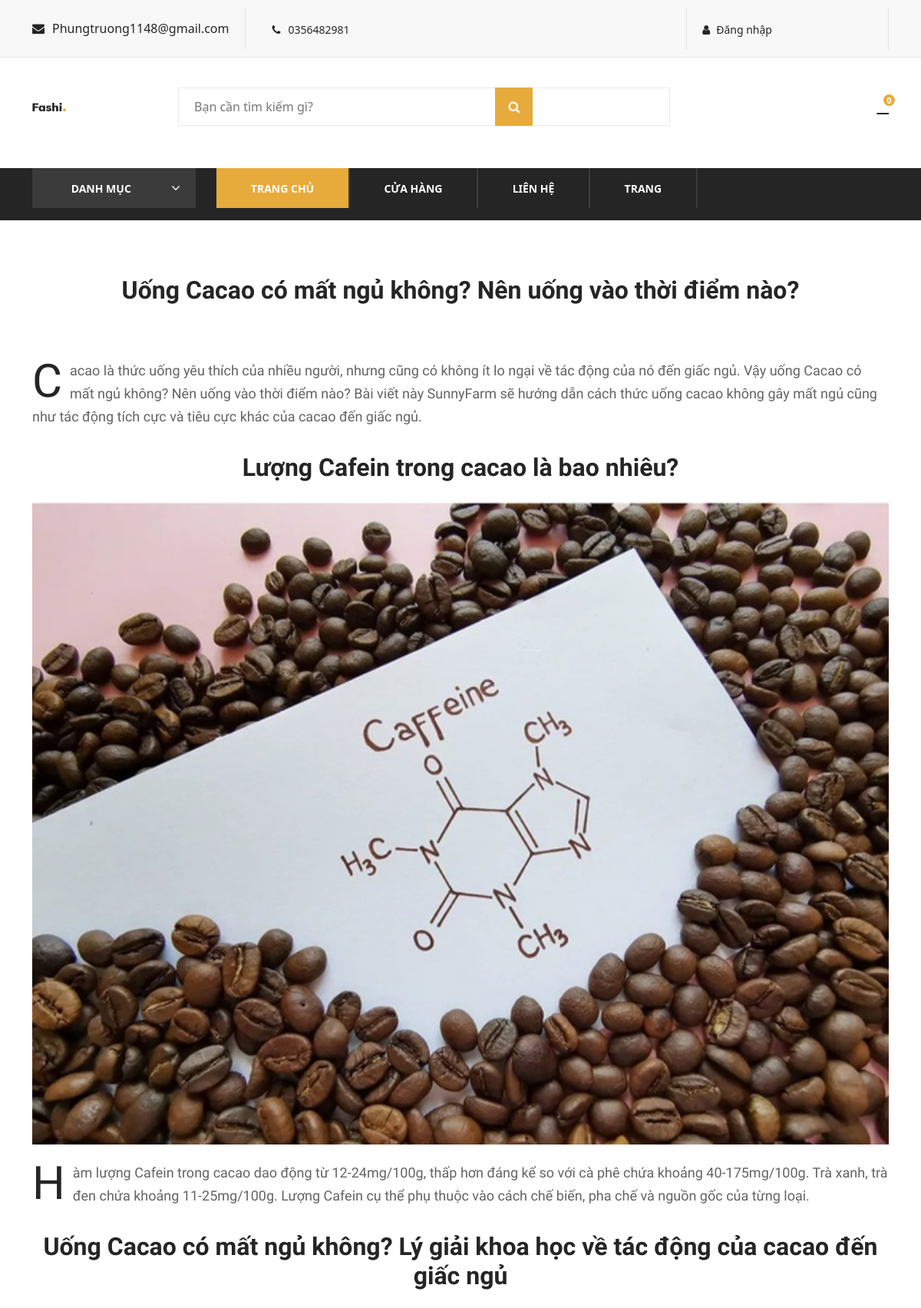
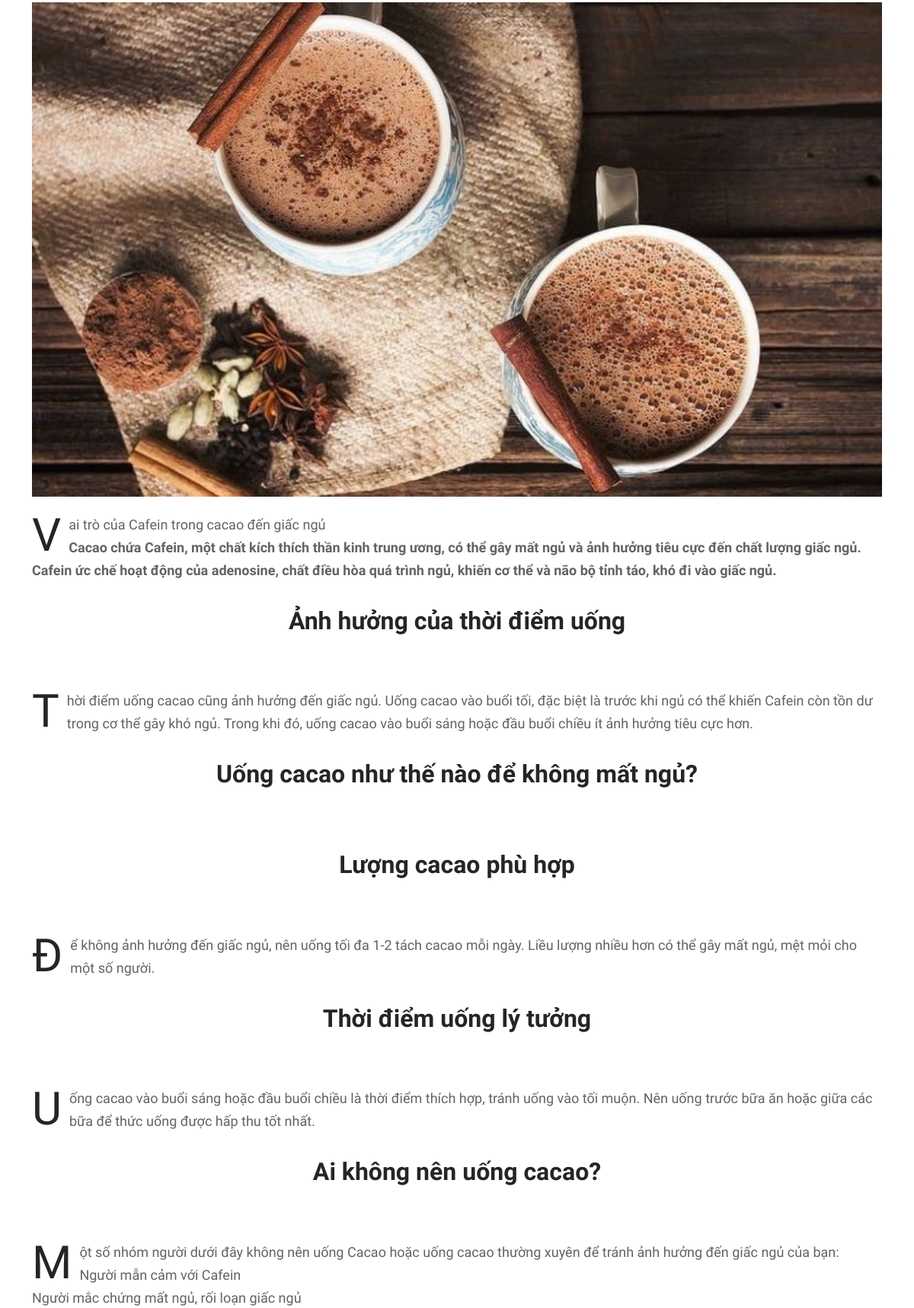
The app's page /baiviet.php (upper part) with its own data (2 pictures, top to bottom).
### tables this page shows
CREATE TABLE `baiviet` (
  `id` int(100) NOT NULL,
  `image` varchar(255) NOT NULL,
  `title` varchar(255) NOT NULL,
  `pagraph` text NOT NULL,
  `id_blog` int(100) DEFAULT NULL,
  `status` tinyint(1) DEFAULT 1
);

### baiviet.php (called while the page is built)
<?php
include('inc/database.php');
_header('Bài viết');
_navbar();
_baiviet();
_footer();
?>

### config/connect.php (called while the page is built)
<?php
class Database {
    static $mysqli;
    public static function getConnection() {
        if(self::$mysqli == null)
            return new mysqli("localhost", "root", "", "phung");
        return null;
    }
    public static function query($s) {
        return self::getConnection()->query($s);
    }
  }
?>

### inc/database.php (the view, shortened to what this page needs)
<?php
 include('config/connect.php');
 function _header($title) {
    $s = '
    <!DOCTYPE html>
       <html lang="zxx">
     <head>
    <meta charset="UTF-8">
    <meta name="description" content="Fashi Template">
    <meta name="keywords" content="Fashi, unica, creative, html">
    <meta name="viewport" content="width=device-width, initial-scale=1.0">
    <meta http-equiv="X-UA-Compatible" content="ie=edge">
    <title>'.$title.'</title>
    <link href="https://fonts.googleapis.com/css?family=Muli:300,400,500,600,700,800,900&display=swap" rel="stylesheet">
    <link rel="stylesheet" href="phung_css/bootstrap.min.css" type="text/css">
    <link rel="stylesheet" href="phung_css/font-awesome.min.css" type="text/css">
    <link rel="stylesheet" href="phung_css/themify-icons.css" type="text/css">
    <link rel="stylesheet" href="phung_css/elegant-icons.css" type="text/css">
    <link rel="stylesheet" href="phung_css/owl.carousel.min.css" type="text/css">
    <link rel="stylesheet" href="phung_css/nice-select.css" type="text/css">
    <link rel="stylesheet" href="phung_css/jquery-ui.min.css" type="text/css">
    <link rel="stylesheet" href="phung_css/slicknav.min.css" type="text/css">
    <link rel="stylesheet" href="phung_css/style.css" type="text/css">
     <link rel="stylesheet" href="bootstraps/css/bootstrap.min.css">
    <script src="bootstraps/js/bootstrap.min.js"></script>
    <script src="bootstraps/js/bootstrap.bundle.js"></script>
    <link rel="apple-touch-icon" sizes="180x180" href="icons/android-chrome-192x192.png">
     <link rel="icon" type="image/png" sizes="32x32" href="icons/favicon-32x32.png">
   <link rel="icon" type="image/png" sizes="16x16" href="icons/favicon-16x16.png">
        <link rel="manifest" href="icons/site.webmanifest">
   </head>
   <body>
    ';
    echo $s;
 }
 function _navbar() {
    $total = 0.0;
    $s = '
     <header class="header-section">
        <div class="header-top">
            <div class="container">
                <div class="ht-left">
                    <div class="mail-service">
                        <i class=" fa fa-envelope"></i>
                        Phungtruong1148@gmail.com
                    </div>
                    <div class="phone-service">
                        <i class=" fa fa-phone"></i>
                        0356482981
                    </div>
                </div>
                <div class="ht-right">';
                 if(!isset($_SESSION['user'])) {
                    $s .= '<a href="dangnhap.php" class="login-panel" style="text-decoration: none;"><i class="fa fa-user"></i>Đăng nhập</a>';
                 }else {
                    $s .= '<div class="hr-container" style"display: inline-block;"><i class="fa fa-user"></i><p"> Chào '.splitName($_SESSION['user']['name']).'</p></div>
                          <a href="dangxuat.php" class="login-panel"><i class="fa fa-sign-out"></i></a>
                    ';
                 }
                    $s .= '
                    <div class="top-social">
                        <a href="#" style="text-decoration: none;"><i class="ti-facebook"></i></a>
                        <a href="#" style="text-decoration: none;"><i class="ti-twitter-alt"></i></a>
                        <a href="#" style="text-decoration: none;"><i class="ti-linkedin"></i></a>
                        <a href="#" style="text-decoration: none;"><i class="ti-pinterest"></i></a>
                    </div>';
                $s .= '</div>
            </div>
        </div>
        <div class="container">
            <div class="inner-header">
                <div class="row">
                    <div class="col-lg-2 col-md-2">
                        <div class="logo">
                            <a href="index.php">
                                <img src="icons/logo.png" alt="" width="50%" height="50%">
                            </a>
                        </div>
                    </div>
                    <div class="col-lg-7 col-md-7">
                        <div class="advanced-search">
                            <div class="input-group">
                               <form action="sanpham.php" method="GET">
                                <input type="text" name="search_query" placeholder="Bạn cần tìm kiếm gì?" value="'.(isset($_GET['search_query']) ? $_GET['search_query'] : '').'">
                                <button type="submit" class="site-btn"><i class="fa fa-search" aria-hidden="true"></i></button>
                            </form>
                            </div>
                        </div>
                    </div>
                    <div class="col-lg-3 text-right col-md-3">
                        <ul class="nav-right">
                            <li class="cart-icon">
                                <a href="giohang.php">
                                    <i class="icon_bag_alt"></i>
                                    <span>';
                                    if(!isset($_SESSION['cart'])) $s.= '0';
                                    else $s.= count($_SESSION['cart']);
                                    $s.= '</span>
                                </a>
                                <div class="cart-hover">
                                    <div class="select-items">
                                        <table>
                                            <tbody>';
                                            $s.= '</tbody>
                                        </table>
                                    </div>
                                    <div class="select-total">
                                        <span>Tổng Tiền:</span>
                                        <h5>'.number_format($total, 0, '.', '.').'</h5>
                                    </div>
                                    <div class="select-button">
                                        <a href="giohang.php" class="primary-btn view-card">Giỏ hàng</a>
                                        <a href="thanhtoan.php" class="primary-btn checkout-btn">Thanh Toán</a>
                                    </div>
                                </div>
                            </li>
                        </ul>
                    </div>
                </div>
            </div>
        </div>
        <div class="nav-item">
            <div class="container">
                <div class="nav-depart">
                    <div class="depart-btn">
                        <i class="ti-menu"></i>
                        <span>Danh Mục</span>
                        <ul class="depart-hover">';
                        $q = Database::query("SELECT * FROM `categories`");
                           while($r = $q->fetch_array()) {
                            $s .= '<li class="active"><a href="sanpham.php?id_category='.$r['id'].'" style="text-decoration: none;">'.$r['name'].'</a></li>';
                           }
                        $s .= '</ul>
                    </div>
                </div>
                <nav class="nav-menu mobile-menu">
                    <ul>
                        <li class="active"><a href="index.php" style="text-decoration: none;">Trang chủ</a></li>
                     <li>
                            <a href="sanpham.php" style="text-decoration: none;">Cửa Hàng</a>
                             <ul class="dropdown">';
                               $q = Database::query("SELECT * FROM `categories`");
                                  while ($r = $q->fetch_array()) {
                               $s.='<li><a href="sanpham.php?id_category='.$r['id'].'" style="text-decoration: none;">'.$r['name'].'</a></li>';
                               }
                       $s .= '</ul>
                     </li>
                        <li><a href="lienhe.php" style="text-decoration: none;">Liên Hệ</a></li>
                        <li><a href="giohang.php" style="text-decoration: none;">Trang</a>
                            <ul class="dropdown">
                                <li><a href="giohang.php" style="text-decoration: none;">Giỏ hàng</a></li>
                                <li><a href="thanhtoan.php" style="text-decoration: none;">Thanh toán</a></li>
                                <li><a href="dangky.php" style="text-decoration: none;">Đăng ký</a></li>
                                <li><a href="dangnhap.php" style="text-decoration: none;">Đăng nhập</a></li>
                            </ul>
                        </li>
                    </ul>
                </nav>
                <div id="mobile-menu-wrap"></div>
            </div>
        </div>
    </header>
    ';
    echo $s;
 }
 function _footer() {
    $s = '
   </body>
</html>
    ';
    echo $s;
 }
function _baiviet()
{
    $s = '<section class="blog-details spad">
            <div class="container">
                <div class="row">';
    if (!isset($_GET['id_blog'])) {
        $q1 = Database::query("SELECT * FROM `baiviet` WHERE status = true");
    } else {
        $id_blog = intval($_GET['id_blog']);
        $q1 = Database::query("SELECT * FROM `baiviet` WHERE status = true AND id_blog = $id_blog");
    }
    if ($q1) {
        while ($r1 = $q1->fetch_array()) {
            $s .= '<div class="col-lg-12">
                    <div class="blog-details-inner">
                        <div class="blog-detail-title">
                            <h2>'.$r1['title'].'</h2>
                        </div>
                        <div class="blog-large-pic">
                            <img src="assets/images/'.$r1['image'].'" alt="">
                        </div>
                        <div class="blog-detail-desc">
                            <p>'.$r1['pagraph'].'</p>
                        </div>
                    </div>
                </div>';
        }
    }
    $s .= '</div>
            </div>
        </section>';
    echo $s;
}
?>

### records on screen
baiviet: title "Uống Cacao có mất ngủ không? Nên uống vào thời điểm nào?", pagraph "Cacao là thức uống yêu thích của nhiều người, nhưng cũng có không ít lo ngại về tác động của nó đến giấc ngủ. Vậy uống Cacao có mất ngủ không? Nên uống vào thời điểm nào? Bài viết này SunnyFarm sẽ hướng dẫn cách thức uống cacao không gây mất ngủ cũng như tác động tích cực và tiêu cực khác của cacao đến giấc ngủ."
baiviet: title "Lượng Cafein trong cacao là bao nhiêu?", image (picture), pagraph "Hàm lượng Cafein trong cacao dao động từ 12-24mg/100g, thấp hơn đáng kể so với cà phê chứa khoảng 40-175mg/100g. Trà xanh, trà đen chứa khoảng 11-25mg/100g. Lượng Cafein cụ thể phụ thuộc vào cách chế biến, pha chế và nguồn gốc của từng loại."
baiviet: title "Uống Cacao có mất ngủ không? Lý giải khoa học về tác động của cacao đến giấc ngủ", image (picture), pagraph "Vai trò của Cafein trong cacao đến giấc ngủ Cacao chứa Cafein, một chất kích thích thần kinh trung ương, có thể gây mất ngủ và ảnh hưởng tiêu cực đến chất lượng giấc ngủ. Cafein ức chế hoạt động của adenosine, chất điều hòa quá trình ngủ, khiến cơ thể và não bộ tỉnh táo, khó đi vào giấc ngủ."
baiviet: title "Ảnh hưởng của thời điểm uống", pagraph "Thời điểm uống cacao cũng ảnh hưởng đến giấc ngủ. Uống cacao vào buổi tối, đặc biệt là trước khi ngủ có thể khiến Cafein còn tồn dư trong cơ thể gây khó ngủ. Trong khi đó, uống cacao vào buổi sáng hoặc đầu buổi chiều ít ảnh hưởng tiêu cực hơn."
baiviet: title "Uống cacao như thế nào để không mất ngủ?"
baiviet: title "Lượng cacao phù hợp", pagraph "Để không ảnh hưởng đến giấc ngủ, nên uống tối đa 1-2 tách cacao mỗi ngày. Liều lượng nhiều hơn có thể gây mất ngủ, mệt mỏi cho một số người."
baiviet: title "Thời điểm uống lý tưởng", pagraph "Uống cacao vào buổi sáng hoặc đầu buổi chiều là thời điểm thích hợp, tránh uống vào tối muộn. Nên uống trước bữa ăn hoặc giữa các bữa để thức uống được hấp thu tốt nhất."
baiviet: title "Ai không nên uống cacao?", pagraph "Một số nhóm người dưới đây không nên uống Cacao hoặc uống cacao thường xuyên để tránh ảnh hưởng đến giấc ngủ của bạn: Người mẫn cảm với Cafein Người mắc chứng mất ngủ, rối loạn giấc ngủ"

### other values on screen
$s "0"
